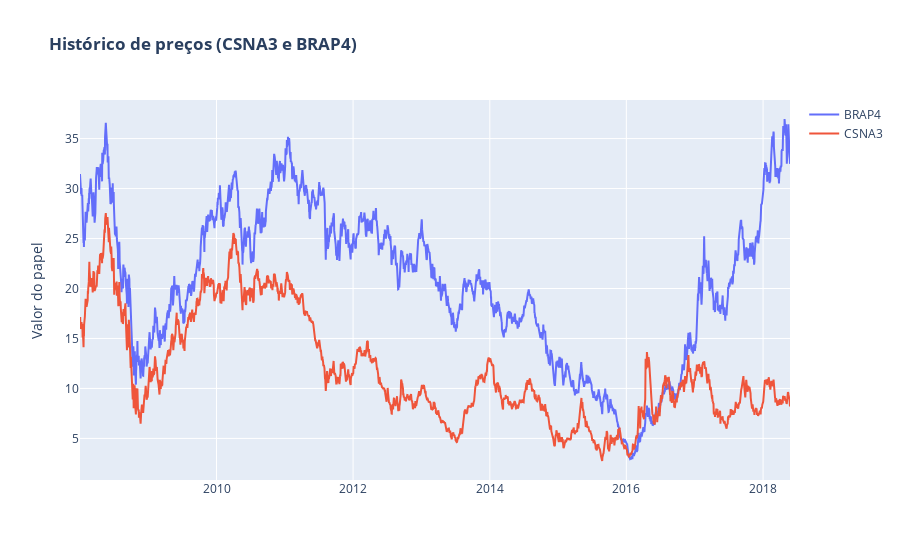

The notebook cell this image was saved under:
### Code cell
# Plot do histórico de preços de CSNA3 e BRAP4

fig = go.Figure()
fig.add_trace(go.Scatter(x = date, y = df_csn_corr['BRAP4'], name = 'BRAP4', 
                         text = ['Valor do papel: R${}'.format(x) for x in df_csn_corr['BRAP4']], hoverinfo='x+text'))
fig.add_trace(go.Scatter(x = date, y = df_csn_corr['CSNA3'], name = 'CSNA3',
                        text = ['Valor do papel: R${}'.format(x) for x in df_csn_corr['CSNA3']], hoverinfo='x+text'))

fig.update_layout(title='<b> Histórico de preços (CSNA3 e BRAP4) </b>')
fig.update_yaxes(title_text='Valor do papel')

fig.show()

### Figure 1 — Plotly figure (JSON) as saved in the notebook; plotly's stock layout.template omitted (floating-point values rounded to 4 significant figures; data arrays with more than 128 entries replaced by an {"elided": "..."} marker saying what was removed)
{"data": [{"hoverinfo": "x+text", "name": "BRAP4", "text": {"elided": "2572 str values"}, "type": "scatter", "x": {"elided": "2572 str values"}, "y": {"elided": "2572 float values"}}, {"hoverinfo": "x+text", "name": "CSNA3", "text": {"elided": "2572 str values"}, "type": "scatter", "x": {"elided": "2572 str values"}, "y": {"elided": "2572 float values"}}], "layout": {"title": {"text": "<b> Histórico de preços (CSNA3 e BRAP4) </b>"}, "yaxis": {"title": {"text": "Valor do papel"}}}}
